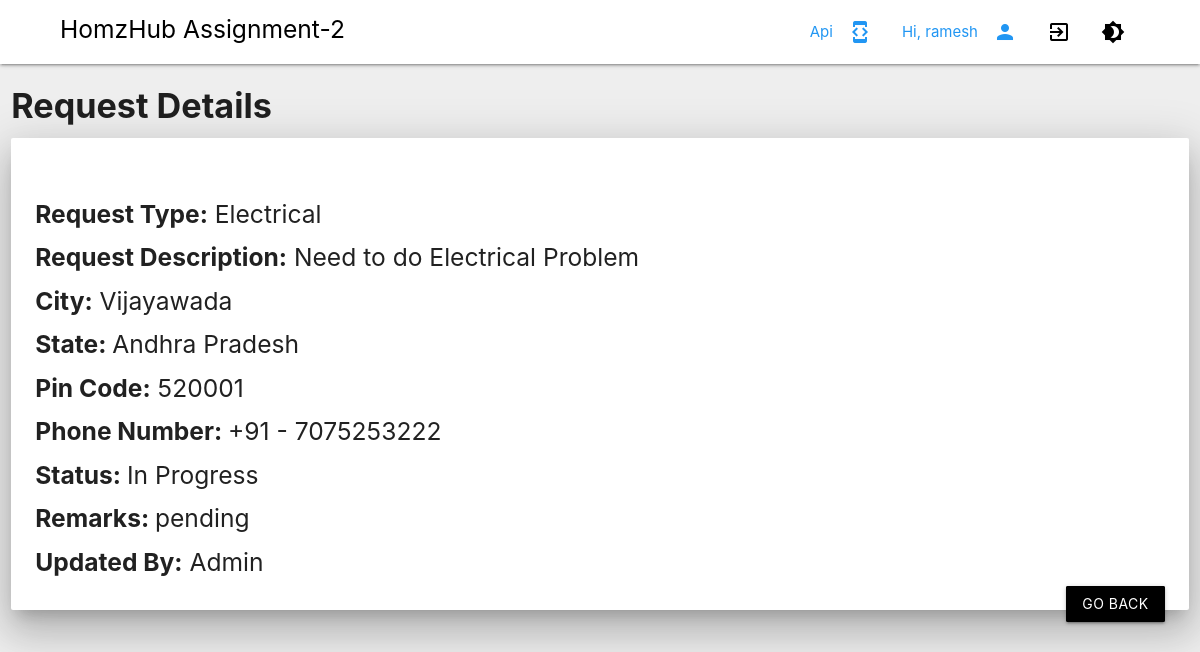
The page /ReqDetail/1/ (signed in) on the database its author committed.
### Request_app/models.py (models this page shows, shortened)
class UserRequest(models.Model):
    RequestedUser = models.ForeignKey(User, on_delete=models.CASCADE, related_name='UserRequest_user', default="")
    RequestType = models.ForeignKey(RequestTypeMaster, on_delete=models.CASCADE, related_name='UserRequest_type')
    RequestDesc = models.TextField(default="")
    City = models.TextField(default="")
    State = models.ForeignKey(StateMaster, on_delete=models.CASCADE, related_name='UserRequest_state')
    Pincode = models.IntegerField(default=0)
    PhoneCode = models.TextField(default="")
    Phone = models.IntegerField(default="")
    Status = models.ForeignKey(StatusMaster, on_delete=models.CASCADE, related_name='UserRequest_Status')
    Remark = models.TextField(default="")
    created = models.DateTimeField(auto_now_add=True)

class RequestTypeMaster(models.Model):
    RequestType = models.TextField(default="")
    def __str__(self):
        return self.RequestType

class StateMaster(models.Model):
    StateName = models.TextField(default=1)
    StateCode = models.IntegerField(default=0)
    created = models.DateTimeField(auto_now_add=True)
    def __str__(self):
        return self.StateName

class StatusMaster(models.Model):
    StatusType = models.TextField(default="")
    def __str__(self):
        return self.StatusType

### Request_app/views.py (the view)
# urls.py: path('ReqDetail/<id>/', ReqDetail, name='ReqDetail'),
def ReqDetail(request, id):
    if not request.user.is_authenticated:
      return render(request, 'Login.html')
    Request = UserRequest.objects.filter(RequestedUser=request.user, id=id)
    context = {
        'Request':Request
      }
    return render(request, 'RequestDetail.html', context)

### templates/RequestDetail.html (shortened to what this page needs)
{% extends 'Base.html' %}
{% block content %}
{% for request in Request%}
<div class="row">
  <div class="col s12">
    <h4><b>Request Details</b></h4>
    <div class="card z-depth-5 hoverable">
      <div class="card-content">
          <br>
                  <h5><b>Request Type:</b> {{request.RequestType}}</h5>
                  <h5><b>Request Description:</b> {{ request.RequestDesc}}</h5>
                  <h5><b>City:</b> {{request.City }}</h5>
                  <h5><b>State: </b>{{ request.State}}</h5>
                  <h5><b>Pin Code:</b> {{ request.Pincode}}</h5>
                  <h5><b> Phone Number: </b>{{ request.PhoneCode}} - {{ request.Phone}} </h5>
                  <h5><b>Status: </b>{{ request.Status}}</h5>
                  <h5><b>Remarks: </b>{{ request.Remark}}</h5>
                  <h5><b>Updated By:</b> Admin </h5>
  <a class="btn waves-effect waves-light right black pulse" href="/request/" type="submit">Go Back</a>
       {%empty%}
       <h4><b> Sorry no data found.</b></h4>
        </div>
    </div>
  </div>
</div>
{% endfor %}
{% endblock content %}

### templates/Base.html (shortened to what this page needs)
{% load static %}
<link rel="stylesheet" href="https://cdnjs.cloudflare.com/ajax/libs/materialize/1.0.0-beta/css/materialize.min.css">
<link rel="stylesheet" href="{% static 'css/BodyDarkTogglee.css' %}">
{% block header %}
<div class="navbar-fixed">
<nav>
     <div class="nav-wrapper">
          <ul class="left">
              <li><a href="collapsible.html" class="label-icon"></a><i class="material-icons"></i></li>
              <li><a href="collapsible.html" class="label-icon"></a><i class="material-icons"></i></li>
              <li><h5 href = "/Dashboard/" class="tooltipped"  data-position="bottom" data-tooltip="HomzHub"> HomzHub Assignment-2</h5></li>
          </ul>
          <ul class="hide-on-med-and-down right">
                <li><a href ="/RawData/" class="blue-text tooltipped"  data-position="bottom" data-tooltip="Api"><i class="material-icons right">developer_mode</i> Api </a></li>
                <li><a class="blue-text tooltipped"  data-position="bottom" data-tooltip="Welcome {{user}}"><i class="material-icons right">person</i> Hi, {{user | truncatechars:12}} </a></li>
                <li><a onclick="myLogout();" class="black-text tooltipped"  data-position="bottom" data-tooltip="Logout from application"><i class="material-icons">exit_to_app</i></a></li>
                <li><a class="dark-toggle tooltipped black-text" onclick="myDark()"  data-position="bottom"  data-tooltip="Toggle dark/light themes" ><i class="material-icons">brightness_4</i></a></li>
                <li><a href="collapsible.html" class="label-icon"></a><i class="material-icons"></i></li>
                <li><a href="collapsible.html" class="label-icon"></a><i class="material-icons"></i></li>
            </ul>
     </div>
</nav>
</div>
{% endblock header %}
{% block content %}{% endblock content %}

### Request_app/static/css/BodyDarkTogglee.css (style rules this page uses)
body nav { background-color: white; color: black; }

### rows shown on the page
UserRequest: RequestType "Electrical", RequestDesc "Need to do Electrical Problem", City "Vijayawada", State "Andhra Pradesh", Pincode "520001", PhoneCode "+91", Phone "7075253222", Status "In Progress", Remark "pending"

### other values the page prints
{{ user | truncatechars:12 }} "ramesh"
